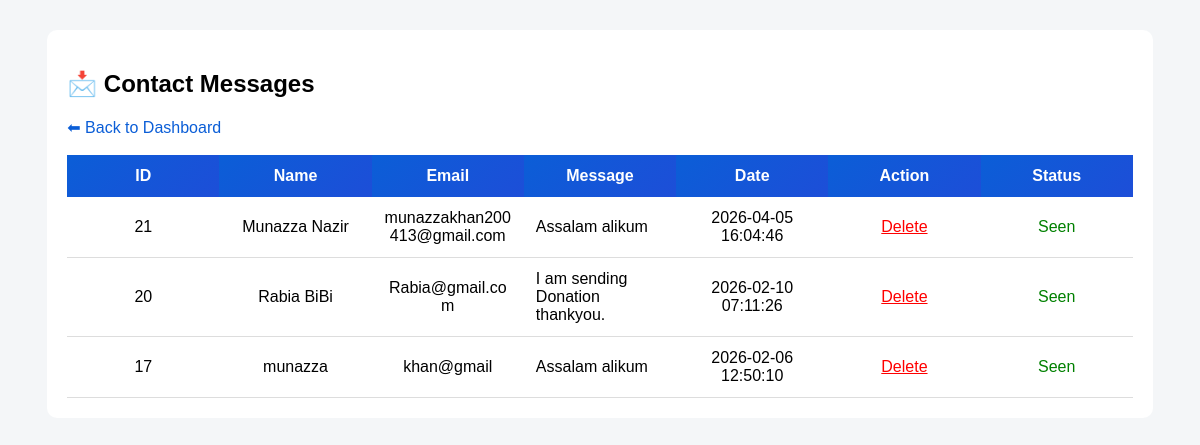
Screenshot of /backend/admin/messages.php (signed in) with the database file from the repository.
### tables this page shows
CREATE TABLE `contact_messages` (
  `id` int(11) NOT NULL,
  `full_name` varchar(100) DEFAULT NULL,
  `email` varchar(100) DEFAULT NULL,
  `message` text DEFAULT NULL,
  `created_at` timestamp NOT NULL DEFAULT current_timestamp(),
  `status` varchar(10) DEFAULT 'unseen'
);

### backend/admin/messages.php (the view, shortened to what this page needs)
<?php
require_once __DIR__ . "/../config/db.php";
mysqli_query($conn, "UPDATE contact_messages SET status='seen' WHERE status='unseen'");
$result = mysqli_query($conn, "SELECT * FROM contact_messages ORDER BY created_at DESC");
?>
<!DOCTYPE html>
<html>
<head>
</head>
<body>
<div class="container">
<h2>📩 Contact Messages</h2>
<a href="dashboard.php" style="text-decoration:none;color:#0b5ed7;">⬅ Back to Dashboard</a>
<br><br>
<table>
<tr>
  <th>ID</th>
  <th>Name</th>
  <th>Email</th>
  <th>Message</th>
  <th>Date</th>
  <th>Action</th>
  <th>Status</th>
</tr>
<?php while($row = mysqli_fetch_assoc($result)) { ?>
<tr  style="<?= $row['status']=='unseen' ? 'background:#fff7f7;' : '' ?>">
  <td><?= $row['id'] ?></td>
  <td><?= $row['full_name'] ?></td>
  <td><?= $row['email'] ?></td>
  <td><?= $row['message'] ?></td>
  <td><?= $row['created_at'] ?></td>
  <td>
  <?php if($_SESSION['role'] == 'admin') { ?>
    <a href="messages.php?delete=<?= $row['id'] ?>"
       onclick="return confirm('Delete this message?')"
       style="color:red;">Delete</a>
  <?php } else { ?>
    View only
  <?php } ?>
</td>
<td>
  <?php if($row['status'] == 'unseen') { ?>
    <span style="color:red;font-weight:bold;">Unseen</span>
  <?php } else { ?>
    <span style="color:green;">Seen</span>
  <?php } ?>
</td>
</tr>
<?php } ?>
</table>
</div>
</body>
</html>

### backend/admin/messages.php (style rules this page uses)
body { font-family: Arial; background: #f4f6f8; }
.container { width: 90%; margin: 30px auto; background: white; padding: 20px; border-radius: 10px; }
table { width: 100%; border-collapse: collapse; table-layout: fixed; }
th { background: linear-gradient(135deg, #0b5ed7, #1d4ed8); color: white; padding: 12px; text-align: left; }
td { padding: 12px; border-bottom: 1px solid #ddd; word-wrap: break-word; }
th, td { text-align: center; }
td:nth-child(4) { text-align: left; }

### rows the page displays
contact_messages: id "21", full_name "Munazza Nazir", email "munazzakhan200413@gmail.com", message "Assalam alikum", created_at "2026-04-05 16:04:46", status "Seen"
contact_messages: id "20", full_name "Rabia BiBi", email "Rabia@gmail.com", message "I am sending Donation thankyou.", created_at "2026-02-10 07:11:26", status "Seen"
contact_messages: id "17", full_name "munazza", email "khan@gmail", message "Assalam alikum", created_at "2026-02-06 12:50:10", status "Seen"
